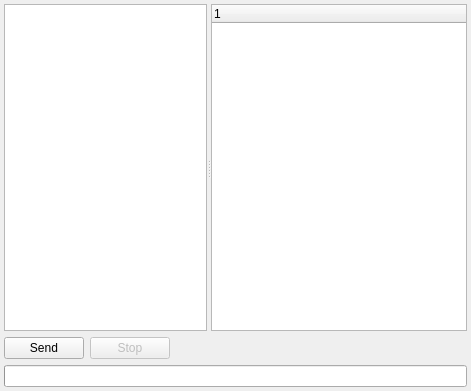
<?xml version="1.0" encoding="UTF-8"?>
<ui version="4.0">
 <class>multipleSendingClass</class>
 <widget class="QWidget" name="multipleSendingClass">
  <property name="geometry">
   <rect>
    <x>0</x>
    <y>0</y>
    <width>471</width>
    <height>391</height>
   </rect>
  </property>
  <property name="windowTitle">
   <string>multipleSending</string>
  </property>
  <layout class="QGridLayout">
   <property name="margin">
    <number>4</number>
   </property>
   <item row="0" column="0" colspan="3">
    <widget class="QSplitter" name="splitter">
     <property name="orientation">
      <enum>Qt::Horizontal</enum>
     </property>
     <property name="childrenCollapsible">
      <bool>false</bool>
     </property>
     <widget class="QTextEdit" name="messageEdit">
      <property name="sizePolicy">
       <sizepolicy hsizetype="Expanding" vsizetype="Expanding">
        <horstretch>1</horstretch>
        <verstretch>0</verstretch>
       </sizepolicy>
      </property>
     </widget>
     <widget class="QTreeWidget" name="contactListWidget">
      <property name="sizePolicy">
       <sizepolicy hsizetype="Preferred" vsizetype="Preferred">
        <horstretch>0</horstretch>
        <verstretch>0</verstretch>
       </sizepolicy>
      </property>
      <property name="sizeIncrement">
       <size>
        <width>170</width>
        <height>0</height>
       </size>
      </property>
      <property name="baseSize">
       <size>
        <width>170</width>
        <height>0</height>
       </size>
      </property>
      <property name="indentation">
       <number>10</number>
      </property>
      <property name="animated">
       <bool>true</bool>
      </property>
      <property name="allColumnsShowFocus">
       <bool>true</bool>
      </property>
      <column>
       <property name="text">
        <string>1</string>
       </property>
      </column>
     </widget>
    </widget>
   </item>
   <item row="1" column="0">
    <widget class="QPushButton" name="sendButton">
     <property name="text">
      <string>Send</string>
     </property>
     <property name="icon">
      <iconset>
       <normaloff>:/icons/crystal_project/message.png</normaloff>:/icons/crystal_project/message.png</iconset>
     </property>
    </widget>
   </item>
   <item row="1" column="1">
    <widget class="QPushButton" name="stopButton">
     <property name="enabled">
      <bool>false</bool>
     </property>
     <property name="text">
      <string>Stop</string>
     </property>
     <property name="icon">
      <iconset>
       <normaloff>:/icons/crystal_project/stop.png</normaloff>:/icons/crystal_project/stop.png</iconset>
     </property>
    </widget>
   </item>
   <item row="1" column="2">
    <spacer>
     <property name="orientation">
      <enum>Qt::Horizontal</enum>
     </property>
     <property name="sizeHint" stdset="0">
      <size>
       <width>40</width>
       <height>20</height>
      </size>
     </property>
    </spacer>
   </item>
   <item row="2" column="0" colspan="3">
    <widget class="QProgressBar" name="progressBar">
     <property name="value">
      <number>0</number>
     </property>
     <property name="textVisible">
      <bool>false</bool>
     </property>
    </widget>
   </item>
  </layout>
 </widget>
 <layoutdefault spacing="6" margin="11"/>
 <resources>
  <include location="../../../qutim.qrc"/>
 </resources>
 <connections/>
</ui>
